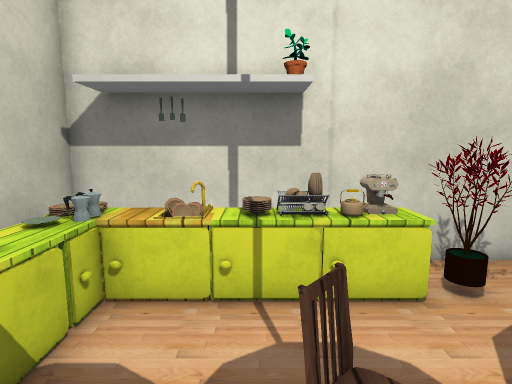
[1] (above)

12 first-person views from a walk through a Unity game level. The camera is 1.5 m above the floor, tilts 8° down and sees 80° across. The floor is counted in squares, 0.5 m on a side. Each view is taken from the middle of a square. On the plan, view 1 faces up. The plan holds only what a view shows up to about 20 squares ahead; the rest is blank. The place goes on beyond the plan. The player character is not drawn. Some surface patterns are stand-ins.

[2]
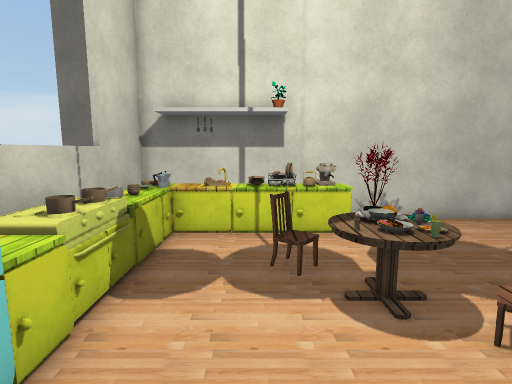

[3]
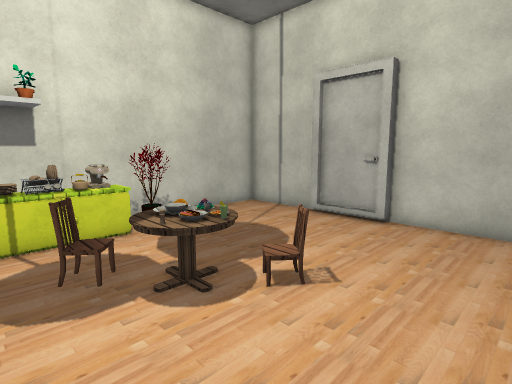

[4]
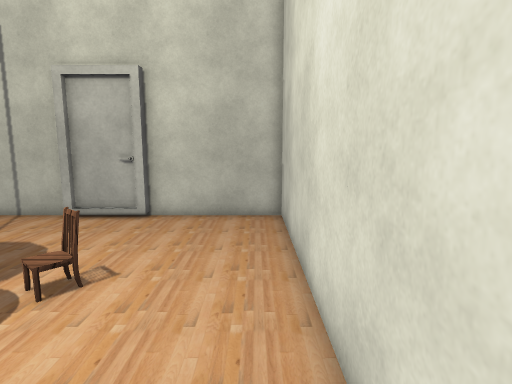

[5]
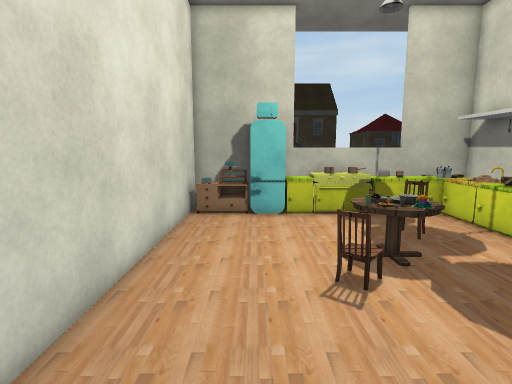

[6]
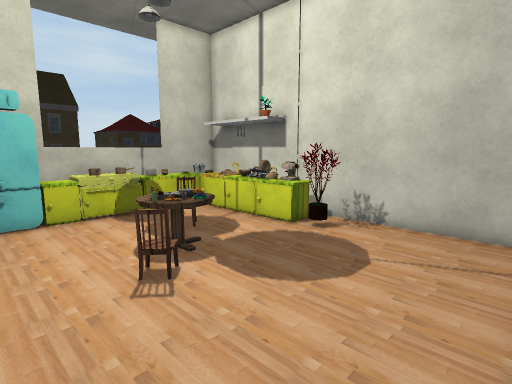

[7]
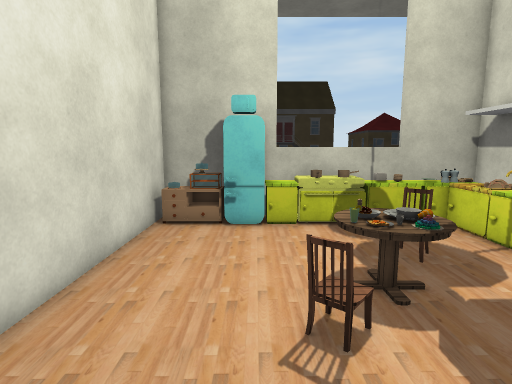

[8]
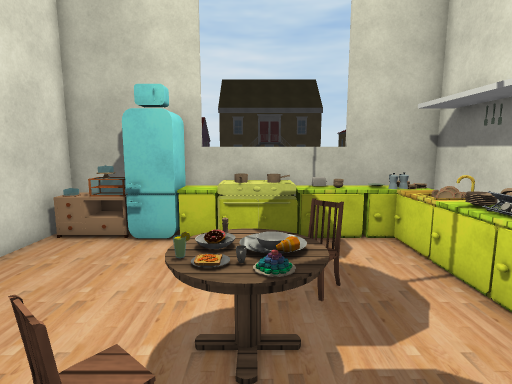

[9]
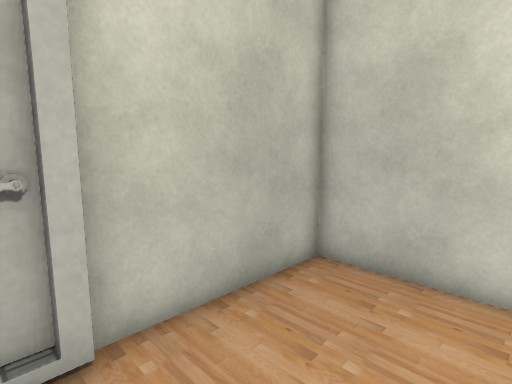

[10]
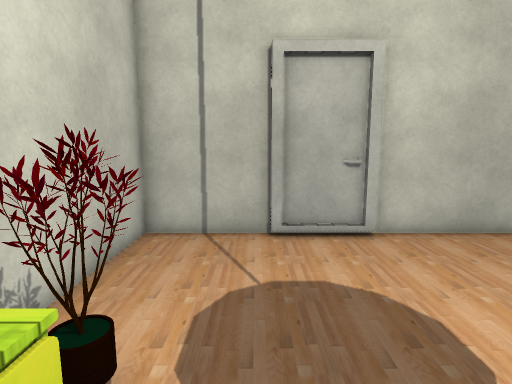

[11]
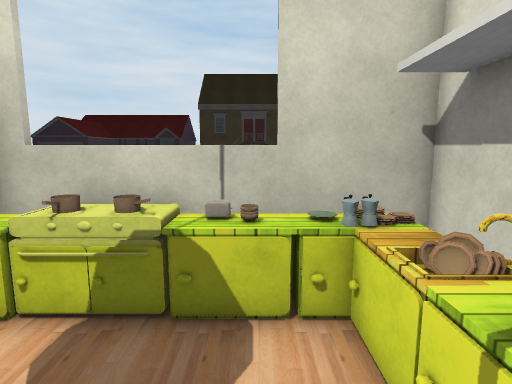

[12]
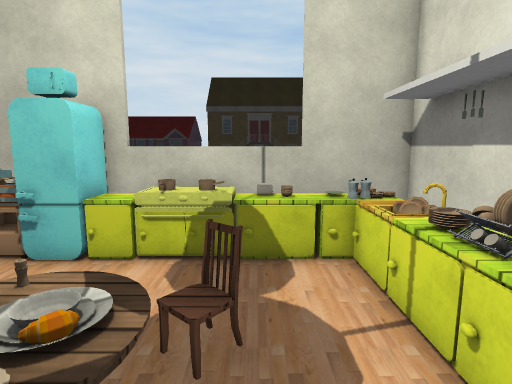

### Floor plan
Points are (right, up) in squares from view 1. A wall is a line through its corners. A room is listed if a view was taken in it or the views show most of it. See-through windows are left out.
Room 1 (views 1, 2, 3, 4, 5, 6, 7, 8, 9, 10, 11, 12)
walls: (11.2, 2.9) (11.2, 3.5); (11.5, 0.1) (11.5, 3.1); (11.7, 3.4) (11.7, 8) (-4.8, 8) (-4.8, -6.2) (11.7, -6.2) (11.7, -0.1) (11.2, -0.1) (11.2, 0.9)
objects: cupboard (-4, -5) to (-3, -4); fridge (-4, -3) to (-3, -2); cabinet (-4, -1) to (-3, -1); pot (-4, 0) to (-3, 1); pot (-4, 2) to (-3, 2); toaster (-4, 3); cabinet (-4, 3) to (-3, 4); cabinet (-4, 5) to (-3, 6); cabinet (-3, 6) to (-1, 6); other object (-2, 7); other object (-1, 7); rack (0, 6) to (1, 7); chair (1, 3); table (2, 0) to (4, 2); pot (2, 6); cabinet (2, 6) to (3, 7); chair (4, -1); tree (4, 5) to (5, 7)

Positions as (right, up) in squares from view 1, and headings:
1: (0, 0), facing up
2: (0, -5), facing up
3: (-1, -5), facing up-right
4: (-2, -5), facing right
5: (11, -3), facing left
6: (11, -4), facing up-left
7: (9, -2), facing left
8: (7, 1), facing left
9: (7, 1), facing down-right
10: (1, 4), facing right
11: (2, 4), facing left
12: (5, 3), facing left
